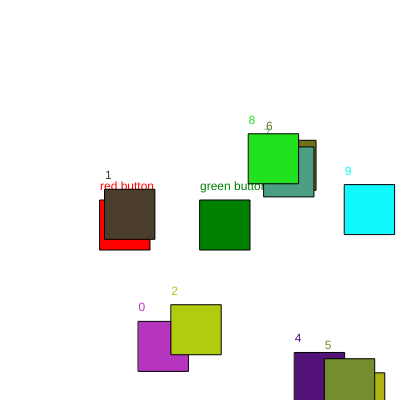
Frame 1 (no input)
Frame 60 (no input): identical to frame 1, image omitted
Frame 120 (the mouse pressed at the canvas centre since frame 60): identical to frame 1, image omitted

The p5.js sketch that drew this single still picture (run headless with seeded random() and noise() and a simulated clock; from frame 60 on, the mouse is pressed at the canvas centre):

// p5.js sketch
// ── sketch.js
var posX = 0;
var posY = 0;
var rectSize = 100;
var colors = "green";

var button1 ,button2;

var buttonArray = [];

function setup() {
 // put setup code here
 createCanvas(400,400);
 button1 = new interfaces(100,200,50,"red", "red button");
 button2 = new interfaces (200,200,50,"green", "green button");

 for (var i=0; i < 10; i++ ){
   var c = color (random(255),random(255),random(255));
   buttonArray[i] = new interfaces (random(width), random (height), 50, c, i );
 }
}

function draw() {
//display();
  background (255);
  button1.display();
//if (button1.check(mouseX, mouseY)==true --> not necessary because runs if true
if (button1.check(mouseX, mouseY)){
  console.log (button1.name);

}
  button2.display();
  button2.check(mouseX,mouseY);

  for (var i =0; i < buttonArray.length; i ++){
    buttonArray[i].display();
    if (buttonArray[i].check(mouseX,mouseY)){
      console.log(buttonArray[i].name);
      background(buttonArray[i].color);
    }

  }
  }




// function display(){
//   fill(colors);
//   rect(posX,posY,rectSize,rectSize);
// }



class interfaces {
  //constructor; charaacteristics for OBJECT
  //includes minimum parameters we need for the object to exist
  constructor(tempX, tempY, tempS, tempC, tempName){
    this.x = tempX;
    this.y = tempY;
    this.sizes = tempS;
    this.color = tempC;
    this.name = tempName;
    this.overlay= false;
  }

  display(){

    fill(this.color);
    rect(this.x, this.y, this.sizes, this.sizes);
    text( this.name, this.x, this.y -10);

    if (this.overlay==true){
      fill (127,127);
      rect(this.x, this.y, this.sizes, this.sizes);
    }
  }

  check(mX, mY){
    if (mX > this.x && mX < this.x + this.sizes && mY > this.y && mY < this.y + this.sizes){
      this.overlay=true;
      return true;
    } else {
      this.overlay = false;
      return false;
    }
  }
}
